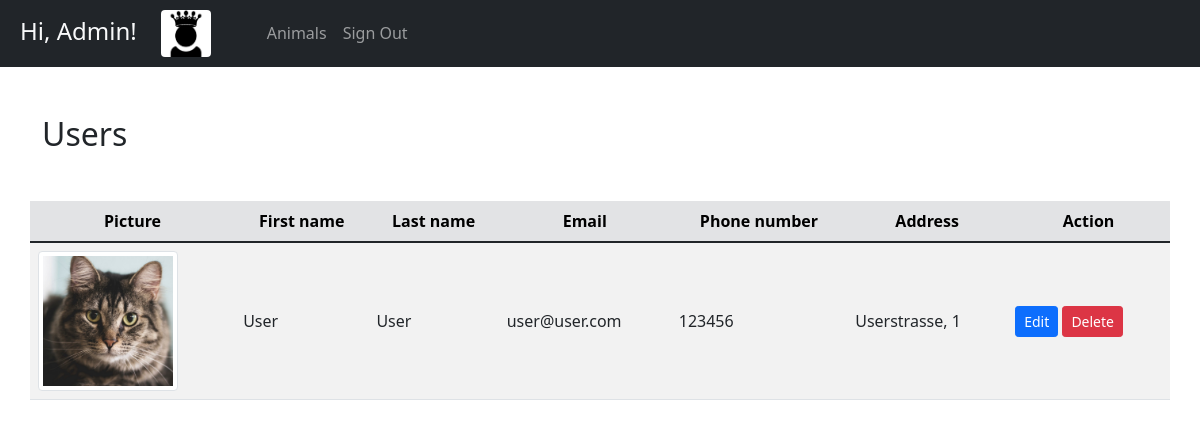
The app's page /dashboard.php (signed in) with its own data.
### tables this page shows
CREATE TABLE `users` (
  `users_id` int(11) NOT NULL,
  `first_name` varchar(50) NOT NULL,
  `last_name` varchar(50) NOT NULL,
  `email` varchar(50) NOT NULL,
  `phone_number` int(20) NOT NULL,
  `address` varchar(50) NOT NULL,
  `picture` varchar(250) NOT NULL,
  `password` varchar(550) NOT NULL,
  `status` varchar(11) NOT NULL
);

### dashboard.php (the view, shortened to what this page needs)
<?php
require_once 'components/db_connect.php';
$sql = "SELECT users.* FROM users
WHERE `status` != 'adm'";
$result = mysqli_query($connect, $sql);
$tbody = '';
if ($result->num_rows > 0) {
    while ($row = $result->fetch_array(MYSQLI_ASSOC)) {
        $tbody .= "<tr>
            <td><img class='img-thumbnail rounded' src='pictures/" . $row['picture'] . "' alt=" . $row['first_name'] . "></td>
            <td>" . $row['first_name'] . "</td>
            <td>" . $row['last_name'] . "</td>
            <td>" . $row['email'] . "</td>
            <td>" . $row['phone_number'] . "</td>
            <td>" . $row['address'] . "</td>
            <td><a href='updateadm.php?id=" . $row['users_id'] . "'><button class='btn btn-primary btn-sm' type='button'>Edit</button></a>
            <a href='delete.php?id=" . $row['users_id'] . "'><button class='btn btn-danger btn-sm' type='button'>Delete</button></a></td>
         </tr>";
    }
} else {
    $tbody = "<tr><td colspan='5'><center>No Data Available </center></td></tr>";
}
?>
<!DOCTYPE html>
<html lang="en">
<head>
    <?php require_once 'components/boot.php' ?>
</head>
<body>
    <nav class="navbar navbar-expand-lg navbar-dark bg-dark">
        <div class="container-fluid">
            <a class="navbar-brand" href="#"><h4 class="text-light mt-1 ms-2 me-2">Hi, Admin!</h4></a>
            <img class="userImage me-5 rounded" src="pictures/admavatar.png" alt="Adm avatar">
            <div class="collapse navbar-collapse" id="navbarNav">
            <ul class="navbar-nav">
                <li class="nav-item">
                <a class="nav-link" href="products/index.php">Animals</a>
                </li>
                <li class="nav-item">
                <a class="nav-link" href="logout.php?logout">Sign Out</a>
                </li>
            </ul>
            </div>
        </div>
    </nav>
    <div class="container">
        <div class="row">
                <p class='h2 mt-5 mb-5'>Users</p>
                <table class='table table-striped'>
                    <thead class='table-secondary'>
                        <tr>
                            <th>Picture</th>
                            <th>First name</th>
                            <th>Last name</th>
                            <th>Email</th>
                            <th>Phone number</th>
                            <th>Address</th>
                            <th>Action</th>
                        </tr>
                    </thead>
                    <tbody>
                        <?= $tbody ?>
                    </tbody>
                </table>
        </div>
    </div>
</body>
</html>

### dashboard.php (style rules this page uses)
.img-thumbnail { width: 140px !important; height: auto !important; }
td { text-align: left; vertical-align: middle; }
tr { text-align: center; }
.userImage { width: 50px; height: auto; }

### records on screen
users: picture (picture), first_name "User", last_name "User", email "user@user.com", phone_number "123456", address "Userstrasse, 1"
